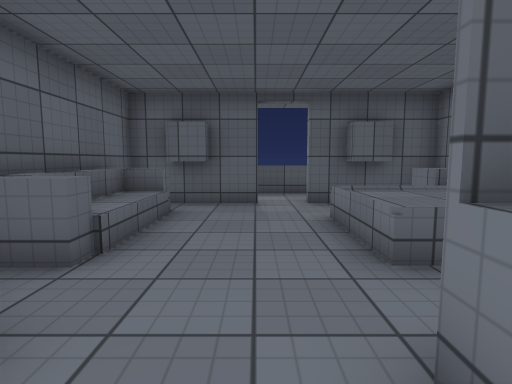
view 1 (above)

16 first-person views from a walk through a scene from a Unity 3-D project. The camera is 1.2 m above the floor, tilts 6° down and sees 80° across. Doors are open. The floor is counted in squares, 1 m on a side. Each view is taken from the middle of a square. On the plan, view 1 faces up. The plan holds only what a view shows up to about 13 squares ahead; the rest is blank. The place goes on beyond the plan. The player character is not drawn. Surface patterns are stand-ins for the level's own textures.

view 2
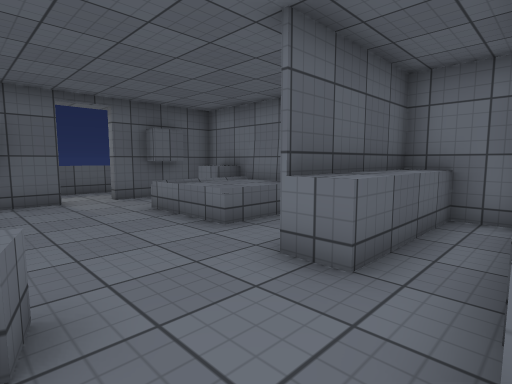

view 3
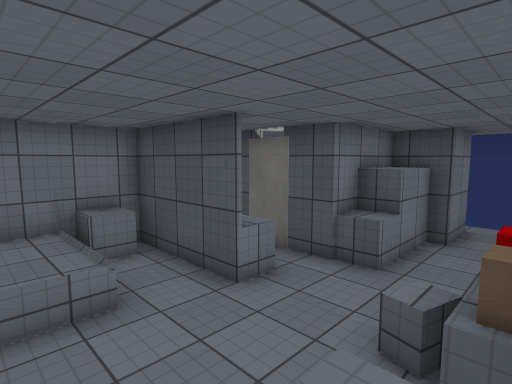

view 4
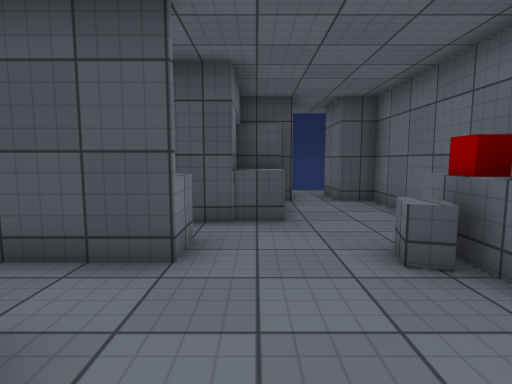

view 5
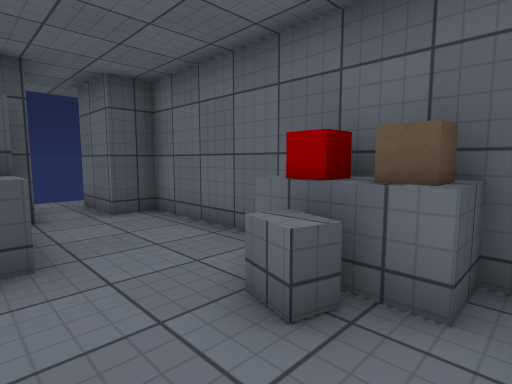

view 6
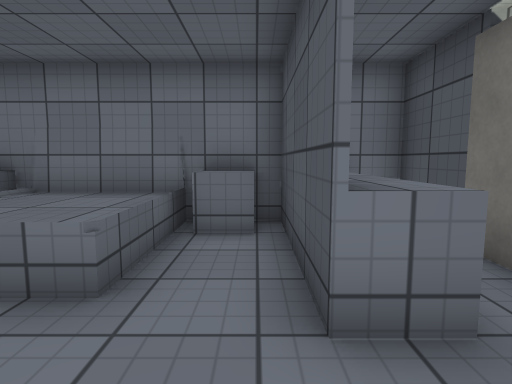

view 7
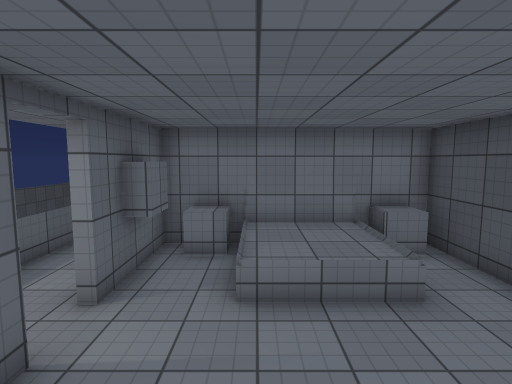

view 8
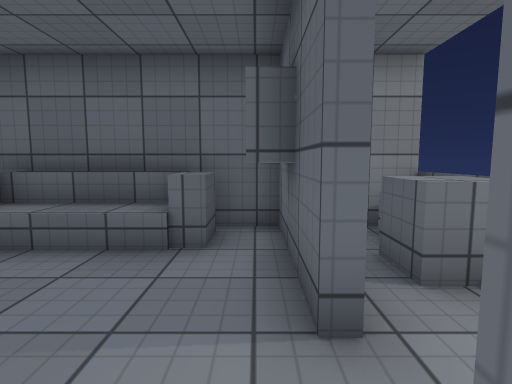

view 9
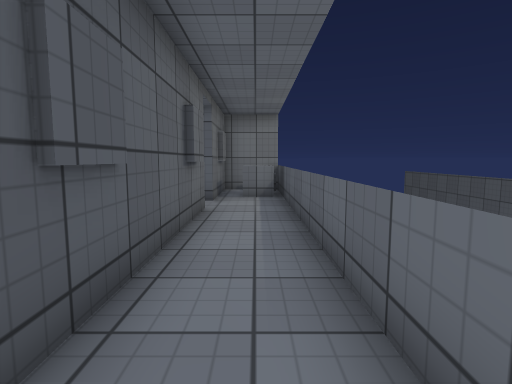

view 10
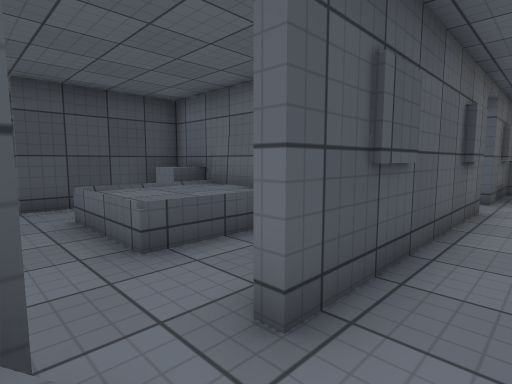

view 11
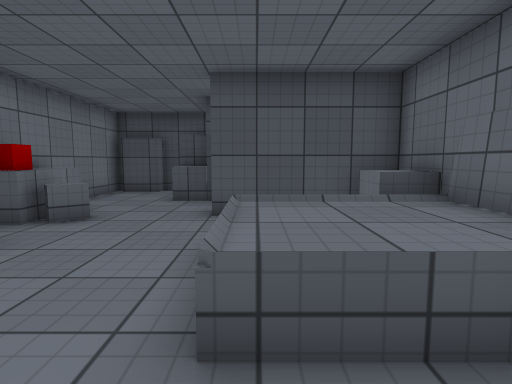

view 12
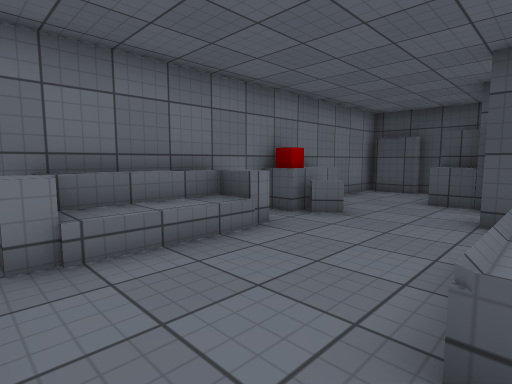

view 13
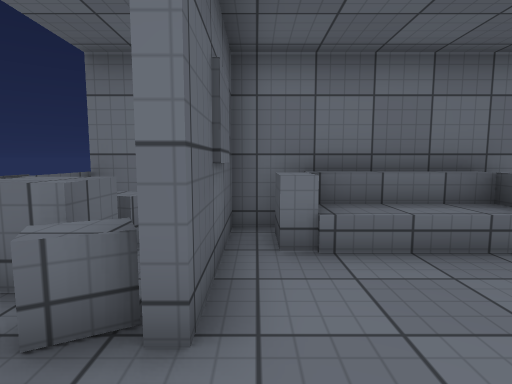

view 14
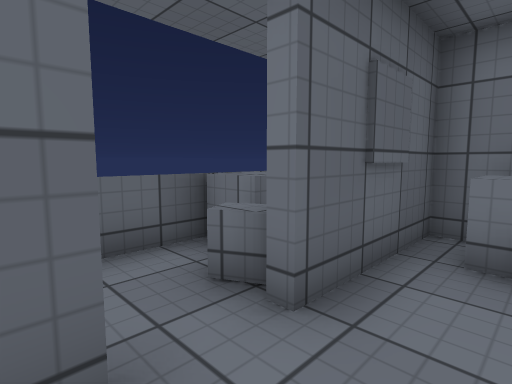

view 15
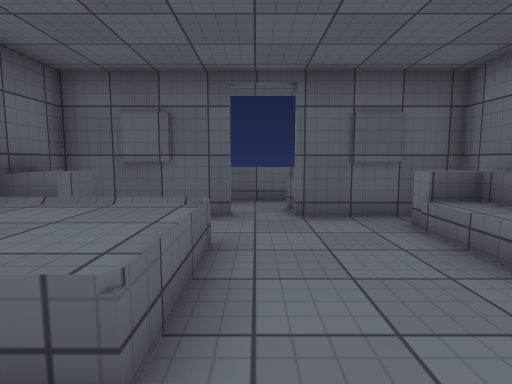

view 16
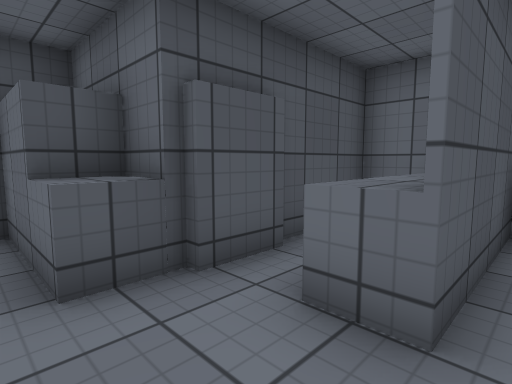

### Floor plan
Key: @ floor where view 1 was taken; # wall or solid block; . floor; / step, stairs or slope; D open door; = window, fence, low wall or low ledge; ^ raised ledge; O other object.
Columns run from 4 left of view 1 to 14 right of it. Each row starts with its distance up from view 1.
 11  ##############^##
 10  #^^D..........^^#
  9  ###D.##..###D^####
  8  ##....#O##..D....#
  7 ##O.....O#^.....//#
  6 #//...OOO#^^^...//#
  5 #//...OOO#^^^...//#
  4 #//...OOO#^^^...==#
  3 #.......O#^....../#
  2 #OO.....O#^.....^##
  1 #OO..^^^^^^^^^...^
  0 #...@....#  ......#
 -1 #...^#########^...#
 -2 #...#        ##...#
 -3 #...#         #...#
 -4 ##DD#         #####

Positions as (right, up) in squares from view 1, and headings:
1: (0, 0), facing up
2: (-2, -1), facing up-right
3: (-3, 5), facing down-right
4: (0, 5), facing down
5: (0, 3), facing down-left
6: (-1, 2), facing right
7: (-3, 6), facing right
8: (2, 8), facing left
9: (9, 10), facing left
10: (10, 10), facing down-left
11: (8, 8), facing down
12: (8, 8), facing down-right
13: (8, 8), facing right
14: (8, 7), facing up-right
15: (9, 2), facing up
16: (11, 2), facing down-left
